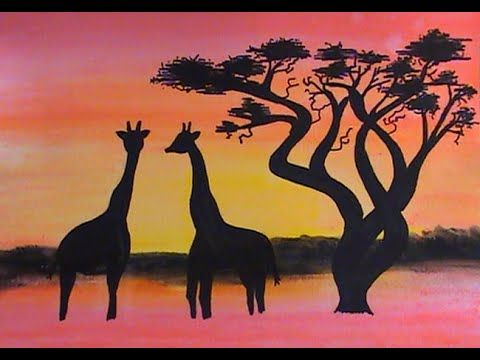
#> input picture Fac/L1/Premier Semestre/Info/DS/test.jpg, 480 x 360 px
$ python 'DM entrainement.py'
#> lines starting #> are read from the running program, lines starting #| are printed output that depends on the picture
from PIL import Image

# Exercice 1
'''
mystere(3)
    -> i = 0 : x = 3 est impair => x = 3 // 2 - 1 = 0
    -> i = 1 : x = 0 est pair => x = 0 + 2 * 1 + 1 = 3
    -> i = 2 : x = 3 est impair => x = 3 // 2 - 1 = 0
    -> return x = 0
'''

# Exercice 2
# 1.
def enlever_impair(L):
    index = 0
    tab = L
    for i in tab:
        if i % 2 == 1:
            tab[index] = 0
        index += 1
    return tab

print('Exo 1 : ', enlever_impair([1, 6, 4, 3]), '\n')

# 2.
'''
Sa complexité dans le pire comme dans le meilleur des cas est de Theta(n) car dans tous les cas, que tous les nombres soient
impairs ou bien pairs, on parcourt tout le tableau pour effectuer les comparaisons.
'''

# Exercice 3
# 1.
def double_voyelle(s):
#> called with s = 'python'
    chaine = ''
    voyelles = ['a', 'e', 'i', 'o', 'u', 'y']
    for i in s:
        if i in voyelles:
            chaine += 2 * i
        else:
            chaine += i
    return chaine

print('Exo 2 : ', double_voyelle('python'), '\n')

# Exercice 4
# 1.
def neige(img):
    for i in range(img.size[0]):
        for j in range(img.size[1]):
            if (i + j) % 2 == 1:
                img.putpixel((i, j), (255, 255, 255))
    img.show()

img1 = Image.open('test.jpg')
#> img1 is the input picture: PIL image 480x360 RGB; mean R, G, B 147.9, 87.2, 73.1

print('Exo 4 1. :', neige(img1))
#> after the loop in neige, `for i in range(img.size[0]):`:
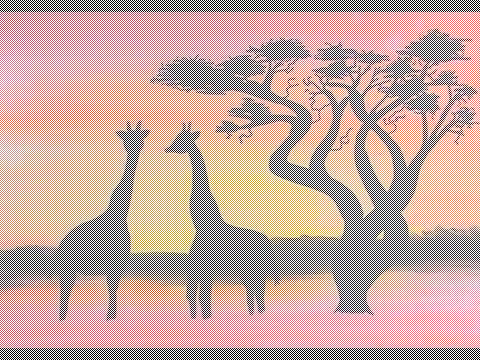
#> img: PIL image 480x360 RGB; mean R, G, B 201.4, 171.1, 164.1
#| Exo 4 1. : None

# 2.
'''
Dans le cas où l'image est en 2D, sa complexité sera en O(n²) tandis que si l'image est en 1D, sa complexité sera en O(n).
'''

# 3.
def croix(img):
    mid_x = img.size[0] // 2
#> mid_x = 240
    mid_y = img.size[1] // 2
#> mid_y = 180
    if mid_x % 2 == 1:
        for j in range(img.size[1]):
            img.putpixel((mid_x, j), (0, 0, 0))
    else:
        for j in range(img.size[1]):
            for i in range(2):
                img.putpixel((mid_x + i, j), (0, 0, 0))
    if mid_y % 2 == 1:
        for k in range(img.size[0]):
            img.putpixel((k, mid_y), (0, 0, 0))
    else:
        for k in range(img.size[0]):
            for l in range(2):
                img.putpixel((k, mid_y + l), (0, 0, 0))
    img.show()

img2 = Image.open('test.jpg')

print('Exo 4 3. :', croix(img2))
#| Exo 4 3. : None

# 4.
'''
Si la longueur et la largeur de l'image sont impaires, sa complexité sera en O(n²), cependant si elles sont paires, dans ce cas
sa complexité sera en O(n^4). (pas certain pour le pire cas mdr)
'''
